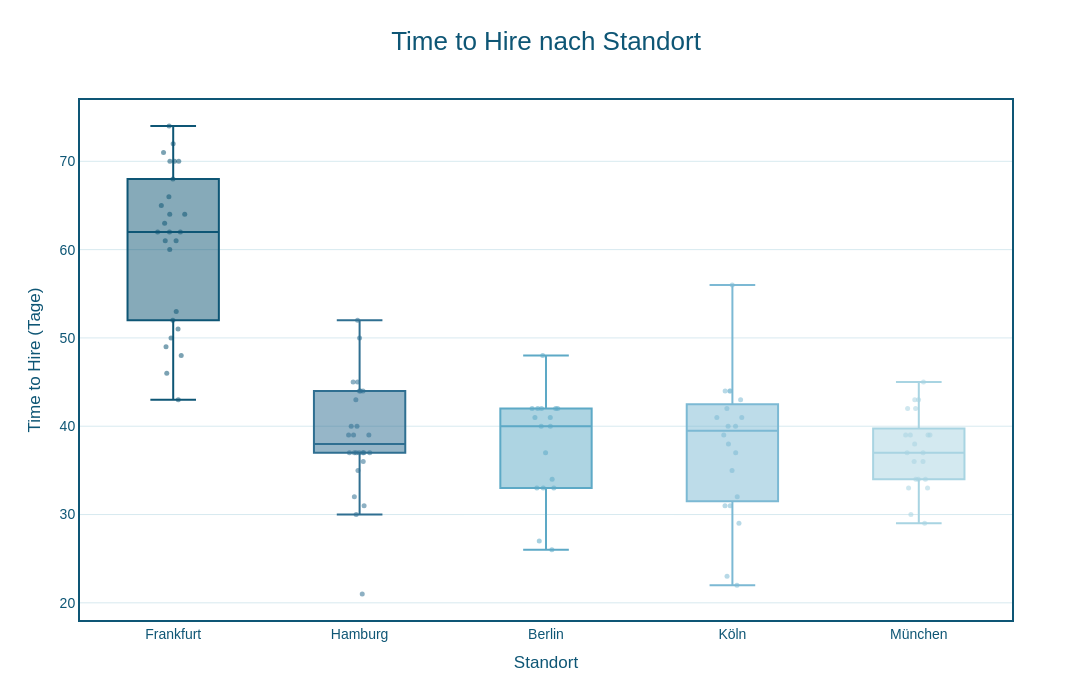

The notebook cell this image was saved under:
### Markdown cell above
#### 6.1.2 Boxplot & Histogramm Time to Hire

### Code cell
# Boxplot Time to Hire nach Standort
# Plotly Express
# ==========================================================
#
# Ziel:
# Vergleich der Time to Hire zwischen den Standorten.
#
# Der Plotly-Boxplot zeigt:
# - Median
# - Quartile
# - Ausreißer
# - einzelne Einstellungen (Punkte)


# ----------------------------------------------------------
# 1. Farbschema
# ----------------------------------------------------------

PRIMARY = "#0E5675"
GRID = "#D8EAF0"

PALETTE_5 = [
    "#0E5675",
    "#2F6F91",
    "#5DA9C6",
    "#7CB9D4",
    "#A8D4E2"
]


# ----------------------------------------------------------
# 2. Reihenfolge nach durchschnittlicher Time to Hire
# ----------------------------------------------------------

order = (
    time_to_hire_location
    .groupby("city")["time_to_hire_days"]
    .mean()
    .sort_values(ascending=False)
    .index
    .tolist()
)


# ----------------------------------------------------------
# 3. Boxplot erstellen
# ----------------------------------------------------------

fig = px.box(
    time_to_hire_location,
    x="city",
    y="time_to_hire_days",
    color="city",
    category_orders={
        "city": order
    },
    color_discrete_sequence=PALETTE_5,
    points="all",
    title="Time to Hire nach Standort"
)


# ----------------------------------------------------------
# 4. Transparenz der Einzelpunkte anpassen
# ----------------------------------------------------------

fig.update_traces(
    jitter=0.35,
    pointpos=0,
    marker=dict(
        size=5,
        opacity=0.55
    )
)


# ----------------------------------------------------------
# 5. Layout im Farbdesign
# ----------------------------------------------------------

fig.update_layout(
    width=1400,
    height=700,

    plot_bgcolor="white",
    paper_bgcolor="white",

    font=dict(
        family="Arial",
        size=14,
        color=PRIMARY
    ),

    title=dict(
        text="Time to Hire nach Standort",
        font=dict(
            size=26,
            color=PRIMARY
        ),
        x=0.5
    ),

    xaxis_title="Standort",
    yaxis_title="Time to Hire (Tage)",

    showlegend=False
)


# ----------------------------------------------------------
# 6. Rahmen und Gitternetzlinien
# ----------------------------------------------------------

fig.update_xaxes(
    showline=True,
    linewidth=2,
    linecolor=PRIMARY,
    mirror=True,
    showgrid=False
)

fig.update_yaxes(
    showline=True,
    linewidth=2,
    linecolor=PRIMARY,
    mirror=True,
    gridcolor=GRID
)


# ----------------------------------------------------------
# 7. Diagramm anzeigen
# ----------------------------------------------------------

fig.show()

### Figure 1 — Plotly figure (JSON) as saved in the notebook; plotly's stock layout.template omitted (floating-point values rounded to 4 significant figures)
{"data": [{"alignmentgroup": "True", "boxpoints": "all", "hovertemplate": "city=%{x}<br>time_to_hire_days=%{y}<extra></extra>", "jitter": 0.35, "legendgroup": "Frankfurt", "marker": {"color": "#0E5675", "opacity": 0.55, "size": 5}, "name": "Frankfurt", "notched": false, "offsetgroup": "Frankfurt", "orientation": "v", "pointpos": 0, "showlegend": true, "type": "box", "x": ["Frankfurt", "Frankfurt", "Frankfurt", "Frankfurt", "Frankfurt", "Frankfurt", "Frankfurt", "Frankfurt", "Frankfurt", "Frankfurt", "Frankfurt", "Frankfurt", "Frankfurt", "Frankfurt", "Frankfurt", "Frankfurt", "Frankfurt", "Frankfurt", "Frankfurt", "Frankfurt", "Frankfurt", "Frankfurt", "Frankfurt", "Frankfurt", "Frankfurt", "Frankfurt"], "x0": " ", "xaxis": "x", "y": [60, 53, 70, 70, 62, 66, 51, 50, 68, 52, 70, 43, 71, 74, 64, 48, 62, 61, 62, 61, 49, 46, 72, 64, 63, 65], "y0": " ", "yaxis": "y"}, {"alignmentgroup": "True", "boxpoints": "all", "hovertemplate": "city=%{x}<br>time_to_hire_days=%{y}<extra></extra>", "jitter": 0.35, "legendgroup": "Hamburg", "marker": {"color": "#2F6F91", "opacity": 0.55, "size": 5}, "name": "Hamburg", "notched": false, "offsetgroup": "Hamburg", "orientation": "v", "pointpos": 0, "showlegend": true, "type": "box", "x": ["Hamburg", "Hamburg", "Hamburg", "Hamburg", "Hamburg", "Hamburg", "Hamburg", "Hamburg", "Hamburg", "Hamburg", "Hamburg", "Hamburg", "Hamburg", "Hamburg", "Hamburg", "Hamburg", "Hamburg", "Hamburg", "Hamburg", "Hamburg", "Hamburg", "Hamburg", "Hamburg", "Hamburg", "Hamburg", "Hamburg"], "x0": " ", "xaxis": "x", "y": [35, 40, 21, 39, 50, 36, 40, 37, 44, 37, 44, 37, 39, 37, 43, 37, 39, 37, 45, 52, 32, 44, 30, 31, 37, 45], "y0": " ", "yaxis": "y"}, {"alignmentgroup": "True", "boxpoints": "all", "hovertemplate": "city=%{x}<br>time_to_hire_days=%{y}<extra></extra>", "jitter": 0.35, "legendgroup": "Berlin", "marker": {"color": "#5DA9C6", "opacity": 0.55, "size": 5}, "name": "Berlin", "notched": false, "offsetgroup": "Berlin", "orientation": "v", "pointpos": 0, "showlegend": true, "type": "box", "x": ["Berlin", "Berlin", "Berlin", "Berlin", "Berlin", "Berlin", "Berlin", "Berlin", "Berlin", "Berlin", "Berlin", "Berlin", "Berlin", "Berlin", "Berlin", "Berlin", "Berlin"], "x0": " ", "xaxis": "x", "y": [34, 37, 33, 42, 42, 27, 41, 33, 42, 48, 42, 40, 42, 41, 33, 40, 26], "y0": " ", "yaxis": "y"}, {"alignmentgroup": "True", "boxpoints": "all", "hovertemplate": "city=%{x}<br>time_to_hire_days=%{y}<extra></extra>", "jitter": 0.35, "legendgroup": "Köln", "marker": {"color": "#7CB9D4", "opacity": 0.55, "size": 5}, "name": "Köln", "notched": false, "offsetgroup": "Köln", "orientation": "v", "pointpos": 0, "showlegend": true, "type": "box", "x": ["Köln", "Köln", "Köln", "Köln", "Köln", "Köln", "Köln", "Köln", "Köln", "Köln", "Köln", "Köln", "Köln", "Köln", "Köln", "Köln", "Köln", "Köln", "Köln", "Köln"], "x0": " ", "xaxis": "x", "y": [41, 39, 43, 40, 41, 44, 42, 44, 38, 22, 35, 29, 56, 40, 31, 31, 32, 44, 23, 37], "y0": " ", "yaxis": "y"}, {"alignmentgroup": "True", "boxpoints": "all", "hovertemplate": "city=%{x}<br>time_to_hire_days=%{y}<extra></extra>", "jitter": 0.35, "legendgroup": "München", "marker": {"color": "#A8D4E2", "opacity": 0.55, "size": 5}, "name": "München", "notched": false, "offsetgroup": "München", "orientation": "v", "pointpos": 0, "showlegend": true, "type": "box", "x": ["München", "München", "München", "München", "München", "München", "München", "München", "München", "München", "München", "München", "München", "München", "München", "München", "München", "München", "München", "München", "München"], "x0": " ", "xaxis": "x", "y": [39, 34, 36, 33, 43, 42, 37, 39, 42, 30, 37, 38, 33, 34, 45, 43, 29, 39, 36, 34, 39], "y0": " ", "yaxis": "y"}], "layout": {"boxmode": "overlay", "font": {"color": "#0E5675", "family": "Arial", "size": 14}, "height": 700, "legend": {"title": {"text": "city"}, "tracegroupgap": 0}, "paper_bgcolor": "white", "plot_bgcolor": "white", "showlegend": false, "title": {"font": {"color": "#0E5675", "size": 26}, "text": "Time to Hire nach Standort", "x": 0.5}, "width": 1400, "xaxis": {"anchor": "y", "categoryarray": ["Frankfurt", "Hamburg", "Berlin", "Köln", "München"], "categoryorder": "array", "domain": [0, 1], "linecolor": "#0E5675", "linewidth": 2, "mirror": true, "showgrid": false, "showline": true, "title": {"text": "Standort"}}, "yaxis": {"anchor": "x", "domain": [0, 1], "gridcolor": "#D8EAF0", "linecolor": "#0E5675", "linewidth": 2, "mirror": true, "showline": true, "title": {"text": "Time to Hire (Tage)"}}}}
